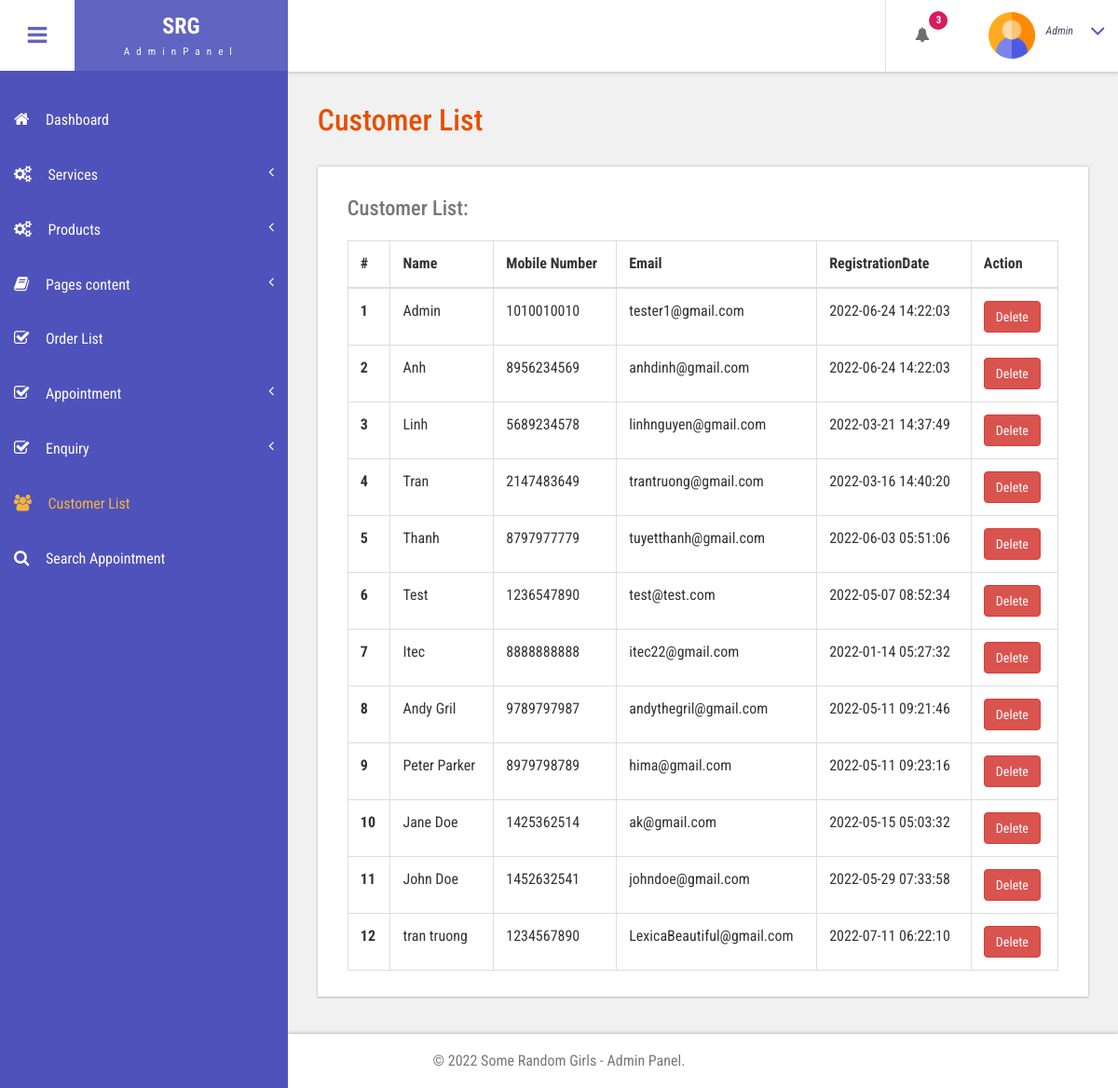
Screenshot of /bpms1/admin/customer-list.php (signed in) with the database file from the repository.
### tables this page shows
CREATE TABLE IF NOT EXISTS `tbluser` (
  `ID` int(10) NOT NULL AUTO_INCREMENT,
  `usertype` varchar(255) NOT NULL DEFAULT 'user',
  `FirstName` varchar(120) DEFAULT NULL,
  `LastName` varchar(250) DEFAULT NULL,
  `MobileNumber` bigint(10) DEFAULT NULL,
  `Email` varchar(120) DEFAULT NULL,
  `Password` varchar(120) DEFAULT NULL,
  `RegDate` timestamp NULL DEFAULT current_timestamp,
  PRIMARY KEY (`ID`),
  KEY `ID` (`ID`)
);

### bpms1/admin/customer-list.php (the view, shortened to what this page needs)
<?php
include('includes/dbconnection.php');
if (strlen($_SESSION['bpmsuid']==0)) {
  header('location:logout.php');
  } else{
  ?>
<!DOCTYPE HTML>
<html>
<head>
<link href="css/bootstrap.css" rel='stylesheet' type='text/css' />
<link href="css/style.css" rel='stylesheet' type='text/css' />
<link href="css/font-awesome.css" rel="stylesheet">
<link href="css/animate.css" rel="stylesheet" type="text/css" media="all">
<link href="css/custom.css" rel="stylesheet">
</head>
<body class="cbp-spmenu-push">
	<div class="main-content">
		 <?php include_once('includes/sidebar.php');?>
		 <?php include_once('includes/header.php');?>
		<div id="page-wrapper">
			<div class="main-page">
				<div class="tables">
					<h3 class="title1">Customer List</h3>
					<div class="table-responsive bs-example widget-shadow">
						<h4>Customer List:</h4>
						<table class="table table-bordered"> <thead> <tr> <th>#</th> <th>Name</th> <th>Mobile Number</th><th>Email</th> <th>RegistrationDate</th><th>Action</th> </tr> </thead> <tbody>
<?php
$ret=mysqli_query($con,"select *from  tbluser");
$cnt=1;
while ($row=mysqli_fetch_array($ret)) {
?>
						 <tr> <th scope="row"><?php echo $cnt;?></th> <td><?php  echo $row['FirstName'];?> <?php  echo $row['LastName'];?></td> <td><?php  echo $row['MobileNumber'];?></td><td><?php  echo $row['Email'];?></td><td><?php  echo $row['RegDate'];?></td>
						 	<td> <a href="customer-list.php?delid=<?php echo $row['ID'];?>" class="btn btn-danger" onClick="return confirm('Are you sure you want to delete?')">Delete</a>
						 		</td> </tr>   <?php
$cnt=$cnt+1;
}?></tbody> </table>
					</div>
				</div>
			</div>
		</div>
		 <?php include_once('includes/footer.php');?>
	</div>
</body>
</html>
<?php }  ?>

### bpms1/admin/css/style.css (style rules this page uses)
h4, h5, h6, h1, h2, h3 { margin: 0; }
html, body { font-family: 'Roboto Condensed', sans-serif; font-size: 100%; overflow-x: hidden; background: #fff; }
body a { transition: 0.5s all ease; -webkit-transition: 0.5s all ease; -moz-transition: 0.5s all ease; -o-transition: 0.5s all ease; -ms-transition: 0.5s all ease; text-decoration:none; }
h1,h2,h3,h4,h5,h6 { margin:0; }
.main-content { position: relative; }
.cbp-spmenu-push { overflow-x: hidden; position: relative; }
.cbp-spmenu, .cbp-spmenu-push { -webkit-transition: all 0.3s ease; -moz-transition: all 0.3s ease; transition: all 0.3s ease; }
.cbp-spmenu-push div#page-wrapper { margin: 0 0 0 19.3em; transition:.5s all; -webkit-transition:.5s all; -moz-transition:.5s all; }
.widget-shadow { background-color: #fff; box-shadow: 0 -1px 3px rgba(0,0,0,.12),0 1px 2px rgba(0,0,0,.24); -webkit-box-shadow: 0 -1px 3px rgba(0,0,0,.12),0 1px 2px rgba(0,0,0,.24); -moz-box-shadow: 0 -1px 3px rgba(0,0,0,.12),0 1px 2px rgba(0,0,0,.24); }
h3.title1 { font-size: 2em; color: #e94e02; margin-bottom: 0.8em; }
.table > thead > tr > th, .table > tbody > tr > th, .table > tfoot > tr > th, .table > thead > tr > td, .table > tbody > tr > td, .table > tfoot > tr > td { border-top: none; }
.tables h4 { font-size: 1.4em; margin-bottom: 1em; color: #777777; }
.tables .panel-body ,.tables .bs-example { padding: 2em 2em 0.5em; }
.tables .table > thead > tr > th, .tables .table > tbody > tr > th, .tables .table > tfoot > tr > th, .tables .table > thead > tr > td, .tables .table > tbody > tr > td, .tables .table > tfoot > tr > td { padding: 13px; border-top: 1px solid #E0E0E0; }
.bs-example { margin-top: 2em; }

### bpms1/admin/css/custom.css (style rules this page uses)
#page-wrapper { padding:7em 2em 2.5em; background-color: #F1F1F1; }

### rows the page displays
tbluser: FirstName "Admin", MobileNumber "1010010010", Email "tester1@gmail.com", RegDate "2022-06-24 14:22:03"
tbluser: FirstName "Anh", MobileNumber "8956234569", Email "anhdinh@gmail.com", RegDate "2022-06-24 14:22:03"
tbluser: FirstName "Linh", MobileNumber "5689234578", Email "linhnguyen@gmail.com", RegDate "2022-03-21 14:37:49"
tbluser: FirstName "Tran", MobileNumber "2147483649", Email "trantruong@gmail.com", RegDate "2022-03-16 14:40:20"
tbluser: FirstName "Thanh", MobileNumber "8797977779", Email "tuyetthanh@gmail.com", RegDate "2022-06-03 05:51:06"
tbluser: FirstName "Test", MobileNumber "1236547890", Email "test@test.com", RegDate "2022-05-07 08:52:34"
tbluser: FirstName "Itec", MobileNumber "8888888888", Email "itec22@gmail.com", RegDate "2022-01-14 05:27:32"
tbluser: FirstName "Andy", LastName "Gril", MobileNumber "9789797987", Email "andythegril@gmail.com", RegDate "2022-05-11 09:21:46"
tbluser: FirstName "Peter", LastName "Parker", MobileNumber "8979798789", Email "hima@gmail.com", RegDate "2022-05-11 09:23:16"
tbluser: FirstName "Jane", LastName "Doe", MobileNumber "1425362514", Email "ak@gmail.com", RegDate "2022-05-15 05:03:32"
tbluser: FirstName "John", LastName "Doe", MobileNumber "1452632541", Email "johndoe@gmail.com", RegDate "2022-05-29 07:33:58"
tbluser: FirstName "tran", LastName "truong", MobileNumber "1234567890", Email "LexicaBeautiful@gmail.com", RegDate "2022-07-11 06:22:10"

### other values shown
$num "3"
